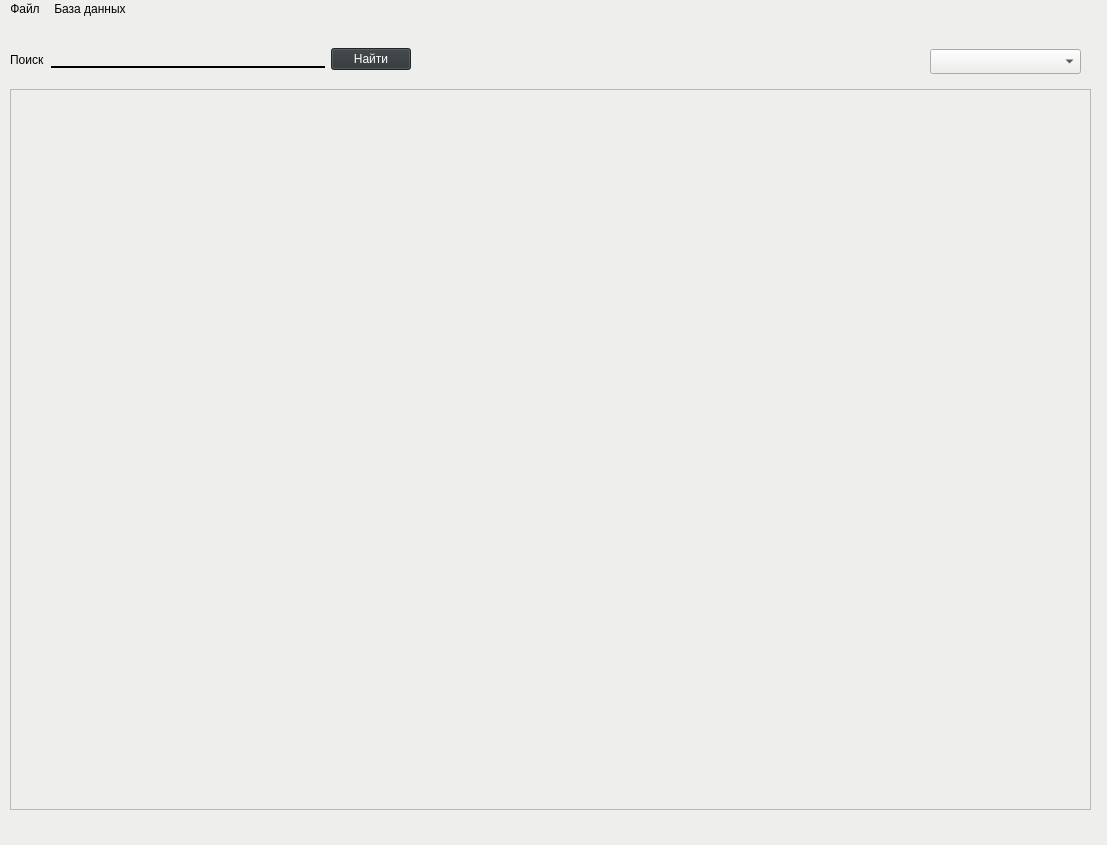
<?xml version="1.0" encoding="UTF-8"?>
<ui version="4.0">
 <class>MainWindow</class>
 <widget class="QMainWindow" name="MainWindow">
  <property name="geometry">
   <rect>
    <x>0</x>
    <y>0</y>
    <width>1107</width>
    <height>845</height>
   </rect>
  </property>
  <property name="windowTitle">
   <string>Работа с базой данных</string>
  </property>
  <property name="styleSheet">
   <string notr="true">background-color: rgb(238, 238, 236);</string>
  </property>
  <widget class="QWidget" name="centralwidget">
   <widget class="QTableWidget" name="tableWidget">
    <property name="geometry">
     <rect>
      <x>10</x>
      <y>70</y>
      <width>1081</width>
      <height>721</height>
     </rect>
    </property>
   </widget>
   <widget class="QWidget" name="horizontalLayoutWidget">
    <property name="geometry">
     <rect>
      <x>10</x>
      <y>20</y>
      <width>401</width>
      <height>41</height>
     </rect>
    </property>
    <layout class="QHBoxLayout" name="horizontalLayout">
     <item>
      <widget class="QLabel" name="label">
       <property name="text">
        <string>Поиск</string>
       </property>
      </widget>
     </item>
     <item>
      <widget class="QLineEdit" name="lineEdit">
       <property name="styleSheet">
        <string notr="true"> color: white; 
 border: none;
 border-bottom: 2px solid black;</string>
       </property>
      </widget>
     </item>
     <item>
      <widget class="QPushButton" name="pushButton">
       <property name="styleSheet">
        <string notr="true">border-color: rgb(46, 52, 54);
color: rgb(255, 255, 255);
background-color: rgb(46, 52, 54);
alternate-background-color: rgb(136, 138, 133);
font-color:white;</string>
       </property>
       <property name="text">
        <string>Найти</string>
       </property>
      </widget>
     </item>
    </layout>
   </widget>
   <widget class="QComboBox" name="comboBox">
    <property name="geometry">
     <rect>
      <x>930</x>
      <y>30</y>
      <width>151</width>
      <height>25</height>
     </rect>
    </property>
   </widget>
  </widget>
  <widget class="QMenuBar" name="menubar">
   <property name="geometry">
    <rect>
     <x>0</x>
     <y>0</y>
     <width>1107</width>
     <height>22</height>
    </rect>
   </property>
   <widget class="QMenu" name="menu">
    <property name="title">
     <string>Файл</string>
    </property>
    <addaction name="action"/>
    <addaction name="action_2"/>
    <addaction name="action_3"/>
    <addaction name="action_4"/>
   </widget>
   <widget class="QMenu" name="menu_2">
    <property name="title">
     <string>База данных</string>
    </property>
    <widget class="QMenu" name="menu_3">
     <property name="title">
      <string>Добавить</string>
     </property>
     <addaction name="action_5"/>
     <addaction name="action_10"/>
    </widget>
    <widget class="QMenu" name="menu_4">
     <property name="title">
      <string>Удалить</string>
     </property>
     <addaction name="action_6"/>
     <addaction name="action_11"/>
    </widget>
    <addaction name="action_9"/>
    <addaction name="action_8"/>
    <addaction name="menu_3"/>
    <addaction name="menu_4"/>
   </widget>
   <addaction name="menu"/>
   <addaction name="menu_2"/>
  </widget>
  <widget class="QStatusBar" name="statusbar"/>
  <action name="action">
   <property name="text">
    <string>Открыть</string>
   </property>
  </action>
  <action name="action_2">
   <property name="text">
    <string>Сохранить</string>
   </property>
  </action>
  <action name="action_3">
   <property name="text">
    <string>Сохранить как...</string>
   </property>
  </action>
  <action name="action_4">
   <property name="text">
    <string>Выход</string>
   </property>
  </action>
  <action name="action_5">
   <property name="text">
    <string>Таблицу</string>
   </property>
  </action>
  <action name="action_7">
   <property name="text">
    <string>Атрибут</string>
   </property>
  </action>
  <action name="action_9">
   <property name="text">
    <string>Подключиться</string>
   </property>
  </action>
  <action name="action_10">
   <property name="text">
    <string>Кортеж</string>
   </property>
  </action>
  <action name="action_6">
   <property name="text">
    <string>Таблицу</string>
   </property>
  </action>
  <action name="action_11">
   <property name="text">
    <string>Кортеж</string>
   </property>
  </action>
  <action name="action_12">
   <property name="text">
    <string>Атрибут</string>
   </property>
  </action>
  <action name="action_13">
   <property name="text">
    <string>Список таблиц</string>
   </property>
  </action>
  <action name="action_8">
   <property name="text">
    <string>Скопировать</string>
   </property>
  </action>
 </widget>
 <resources/>
 <connections/>
</ui>
